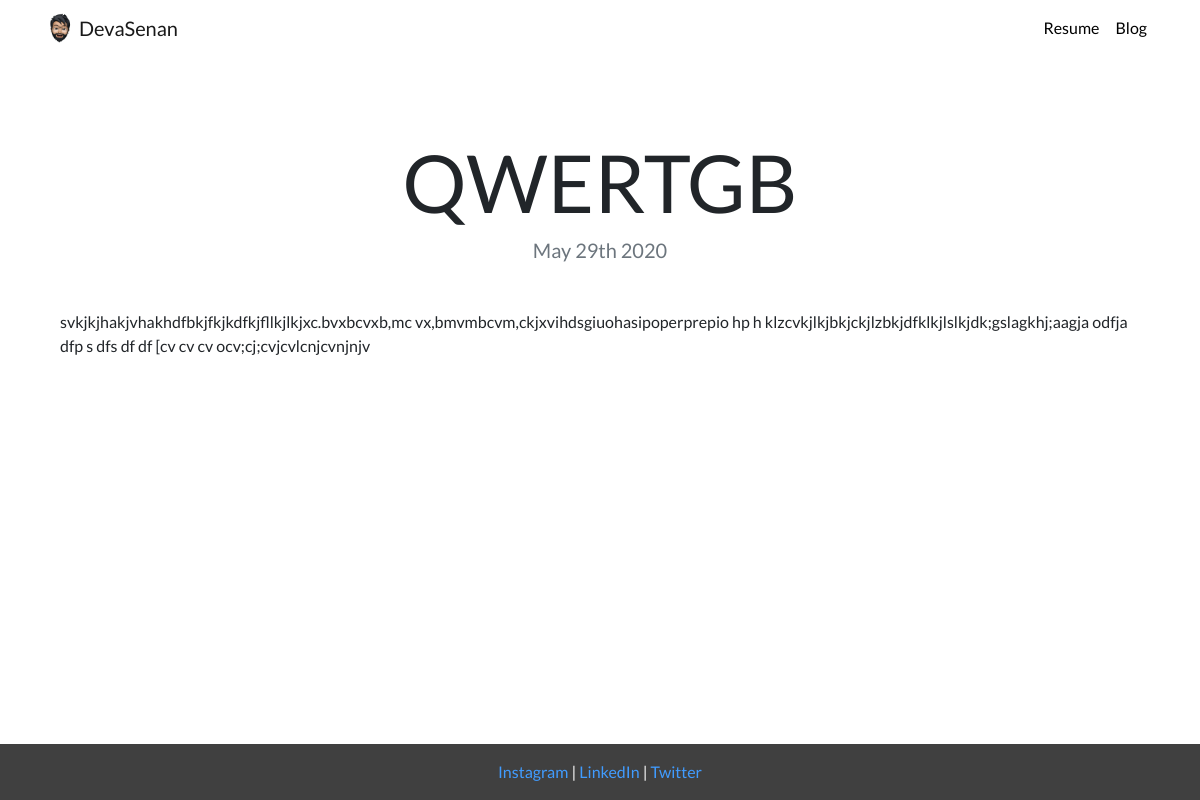
/blog/8, run on the app's committed database.
### blog/models.py (models this page shows, shortened)
class Blog(models.Model) :
    title = models.CharField(max_length=100)
    description = models.TextField()
    date = models.DateField()

### blog/views.py (the view)
# urls.py: path("<int:blog_id>", views.detail, name="detail")
def detail(request, blog_id) :
    blog = get_object_or_404(Blog, pk=blog_id )
    return render(request, "blog/detail.html", {
        "blog": blog
    })

### blog/templates/blog/detail.html
{% extends "portfolio/base.html" %}
{% load static %}
{% block content %}
<h1 class="text-center mt-5" id="blogdetailtitle">{{ blog.title }}</h1>
<h5 class="text-center text-muted mb-5">{{ blog.date|date:'F jS Y' }}</h5>
{{ blog.description|safe }}
{% endblock %}

### portfolio/static/portfolio/styles.css (style rules this page uses)
@media (min-width: 700px) { #blogdetailtitle { font-size: 5rem; } }

### portfolio/templates/portfolio/base.html (style rules this page uses)
body { font-family: 'Lato', sans-serif; }

### data on the page
Blog: title "QWERTGB", date "May 29th 2020", description "svkjkjhakjvhakhdfbkjfkjkdfkjfllkjlkjxc.bvxbcvxb,mc vx,bmvmbcvm,ckjxvihdsgiuohasipoperprepio hp h klzcvkjlkjbkjckjlzbkjdfklkjlslkjdk;gslagkhj;aagja odfja dfp s dfs df df [cv cv cv ocv;cj;cvjcvlcnjcvnjnjv"
